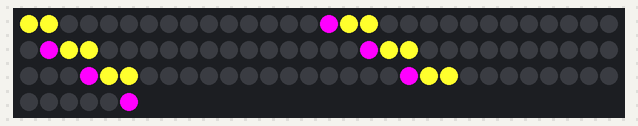
A sketch run on a simulated Arduino Uno, built with avr-gcc and run on an emulated ATmega328P. On the bench: 96 RGB LEDs in strip order, left to right, continuing on the next row.

Above: at 0.09 s.
At 4.99 s:
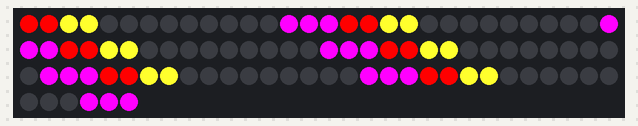
At 9.87 s:
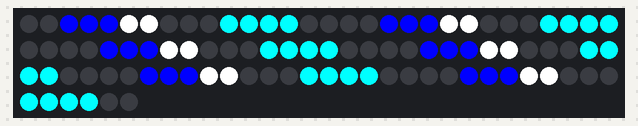
At 14.98 s:
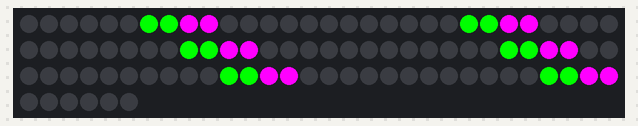
At 25.02 s:
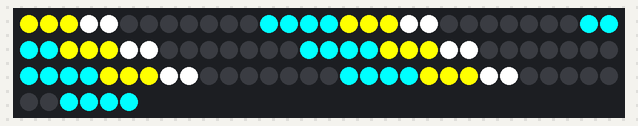
At 39.91 s:
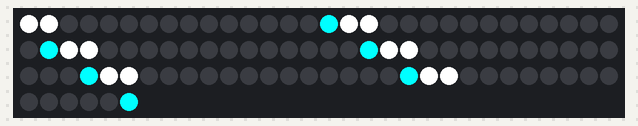

The sketch:

pattern_7.ino
```cpp
#include <FastLED.h>

#define DATA_PIN 10

#define NUM_STRIPS 12
#define LEDS_PER_STRIP 8
#define NUM_LEDS (NUM_STRIPS * LEDS_PER_STRIP)

CRGB leds[NUM_LEDS];

// =====================================================
// Zig-zag mapping
// =====================================================
int getIndex(int strip, int led) {

  // reverse odd strips
  if (strip % 2 == 1) {
    led = (LEDS_PER_STRIP - 1) - led;
  }

  return strip * LEDS_PER_STRIP + led;
}

// =====================================================
// Motion variables
// =====================================================
int pos = 0;

unsigned long lastMove = 0;
unsigned long lastColorChange = 0;

// =====================================================
// Theme structure
// =====================================================
struct Theme {

  CRGB evenBody;
  CRGB evenHead;
  CRGB oddBody;
};

// =====================================================
// Eye-catching themes
// =====================================================
Theme themes[] = {

  // RED + GOLD | PURPLE
  {CRGB::Red, CRGB(255,180,20), CRGB::Purple},

  // BLUE + WHITE | AQUA
  {CRGB::Blue, CRGB::White, CRGB::Aqua},

  // GREEN + YELLOW | MAGENTA
  {CRGB::Green, CRGB::Yellow, CRGB::Magenta},

  // HOT PINK + GOLD | BLUE
  {CRGB::DeepPink, CRGB(255,180,20), CRGB::Blue},

  // ORANGE + WHITE | CYAN
  {CRGB::Orange, CRGB::White, CRGB::Cyan},

  // MAGENTA + GOLD | GREEN
  {CRGB::Magenta, CRGB(255,180,20), CRGB::Green}
};

#define THEME_COUNT 6

uint8_t currentTheme = 0;

// =====================================================
// Setup
// =====================================================
void setup() {

  FastLED.addLeds<WS2812, DATA_PIN, GRB>(leds, NUM_LEDS);

  FastLED.clear();
  FastLED.show();
}

// =====================================================
// Main Loop
// =====================================================
void loop() {

  // =================================================
  // FAST BACK FADE
  // Bigger number = faster fade
  // =================================================
  fadeToBlackBy(leds, NUM_LEDS, 110);

  // =================================================
  // Change theme every 5 sec
  // =================================================
  if (millis() - lastColorChange > 5000) {

    lastColorChange = millis();

    currentTheme++;

    if (currentTheme >= THEME_COUNT) {
      currentTheme = 0;
    }
  }

  // =================================================
  // Current colors
  // =================================================
  CRGB EVEN_BODY = themes[currentTheme].evenBody;
  CRGB EVEN_HEAD = themes[currentTheme].evenHead;
  CRGB ODD_BODY  = themes[currentTheme].oddBody;

  // =================================================
  // Draw trains
  // =================================================
  for (int strip = 0; strip < NUM_STRIPS; strip++) {

    // -------------------------------------------------
    // EVEN STRIPS
    // -------------------------------------------------
    if (strip % 2 == 0) {

      // shorter fading body
      for (int t = pos - 3; t < pos; t++) {

        if (t >= 0 && t < LEDS_PER_STRIP) {

          leds[getIndex(strip, t)] += EVEN_BODY;
        }
      }

      // bright golden head
      if (pos < LEDS_PER_STRIP)
        leds[getIndex(strip, pos)] += EVEN_HEAD;

      if (pos + 1 < LEDS_PER_STRIP)
        leds[getIndex(strip, pos + 1)] += EVEN_HEAD;
    }

    // -------------------------------------------------
    // ODD STRIPS
    // -------------------------------------------------
    else {

      // purple moving train
      for (int t = pos - 3; t <= pos; t++) {

        if (t >= 0 && t < LEDS_PER_STRIP) {

          leds[getIndex(strip, t)] += ODD_BODY;
        }
      }
    }
  }

  FastLED.show();

  // =================================================
  // Slower outward motion
  // =================================================
if (millis() - lastMove > 115) {

  lastMove = millis();

  pos++;

  // allow tail to fully leave board
  if (pos >= LEDS_PER_STRIP + 5) {

    pos = 0;
  }
}
}
```
